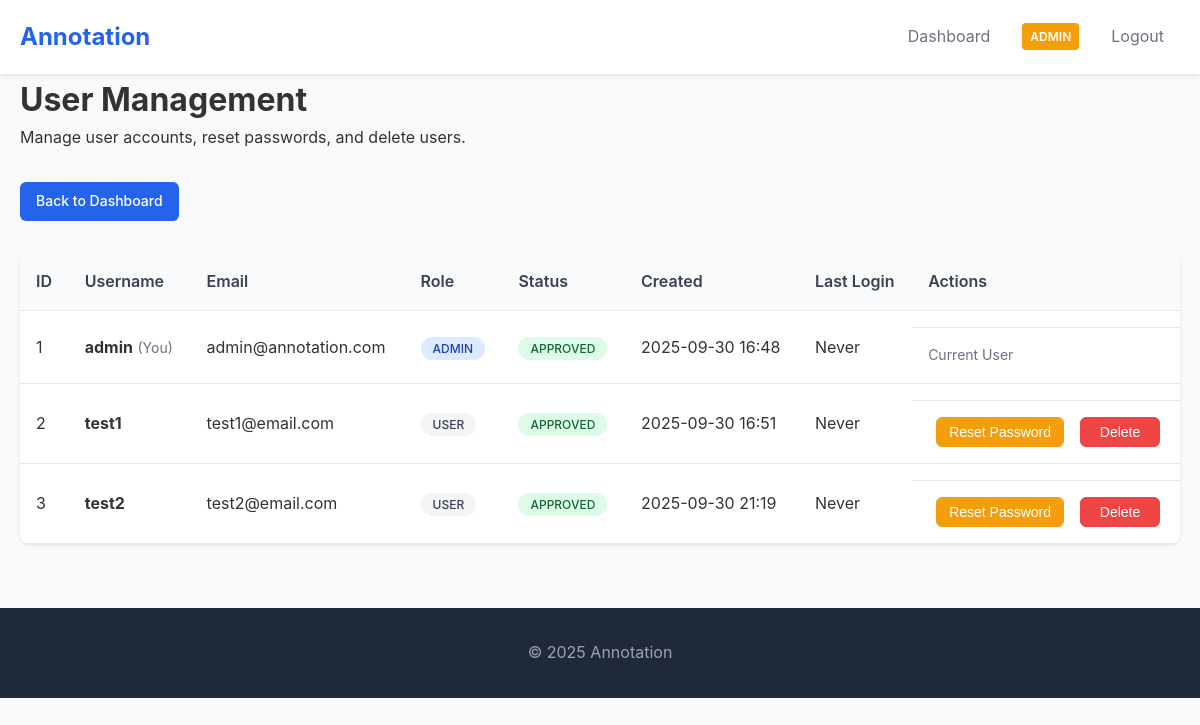
The app's page /admin/users (signed in) with its own data.
### app.py (models this page shows, shortened)
class User(UserMixin, db.Model):
    id = db.Column(db.Integer, primary_key=True)
    username = db.Column(db.String(80), unique=True, nullable=False)
    email = db.Column(db.String(120), unique=True, nullable=False)
    password_hash = db.Column(db.String(120), nullable=False)
    first_name = db.Column(db.String(50), nullable=False)
    last_name = db.Column(db.String(50), nullable=False)
    organization = db.Column(db.String(100), nullable=False)
    position = db.Column(db.String(100), nullable=False)
    phone = db.Column(db.String(20), nullable=False)
    is_approved = db.Column(db.Boolean, default=False)
    is_admin = db.Column(db.Boolean, default=False)
    created_at = db.Column(db.DateTime, default=datetime.utcnow)

### app.py (the view)
@app.route('/admin/users')
@login_required
def manage_users():
    if not current_user.is_admin:
        flash('Access denied. Admin privileges required.', 'error')
        return redirect(url_for('dashboard'))
    users = User.query.all()
    return render_template('manage_users.html', users=users)

### app.py (called while the page is built)
@login_manager.user_loader
def load_user(user_id):
    return User.query.get(int(user_id))

### templates/manage_users.html (shortened to what this page needs)
{% extends "layout.html" %}
{% block content %}
<div class="page-header">
  <h1>User Management</h1>
  <p>Manage user accounts, reset passwords, and delete users.</p>
</div>
<div class="user-management">
  <div class="admin-actions">
    <a href="{{ url_for('dashboard') }}" class="btn btn-secondary">Back to Dashboard</a>
  </div>
  <div class="users-table-container">
    <table class="users-table">
      <thead>
        <tr>
          <th>ID</th>
          <th>Username</th>
          <th>Email</th>
          <th>Role</th>
          <th>Status</th>
          <th>Created</th>
          <th>Last Login</th>
          <th>Actions</th>
        </tr>
      </thead>
      <tbody>
        {% for user in users %}
        <tr class="user-row" data-user-id="{{ user.id }}">
          <td>{{ user.id }}</td>
          <td>
            <strong>{{ user.username }}</strong>
            {% if user.id == current_user.id %}
              <span class="current-user-badge">(You)</span>
            {% endif %}
          </td>
          <td>{{ user.email if user.email else 'N/A' }}</td>
          <td>
            <span class="role-badge {% if user.is_admin %}admin{% else %}user{% endif %}">
              {% if user.is_admin %}Admin{% else %}User{% endif %}
            </span>
          </td>
          <td>
            <span class="status-badge {% if user.is_approved %}approved{% else %}pending{% endif %}">
              {% if user.is_approved %}Approved{% else %}Pending{% endif %}
            </span>
          </td>
          <td>{{ user.created_at.strftime('%Y-%m-%d %H:%M') if user.created_at else 'N/A' }}</td>
          <td>{{ user.last_login.strftime('%Y-%m-%d %H:%M') if user.last_login else 'Never' }}</td>
          <td class="user-actions">
            {% if user.id != current_user.id %}
              <div class="action-buttons">
                <button onclick="resetPassword({{ user.id }}, '{{ user.username }}')"
                        class="btn btn-warning btn-sm">Reset Password</button>
                <button onclick="deleteUser({{ user.id }}, '{{ user.username }}')"
                        class="btn btn-danger btn-sm">Delete</button>
              </div>
            {% else %}
              <span class="current-user-text">Current User</span>
            {% endif %}
          </td>
        </tr>
        {% endfor %}
      </tbody>
    </table>
  </div>
</div>
{% endblock %}

### static/css/style.css (style rules this page uses)
* { margin: 0; padding: 0; box-sizing: border-box; }
body { font-family: -apple-system, BlinkMacSystemFont, 'Segoe UI', Roboto, Oxygen, Ubuntu, Cantarell, sans-serif; line-height: 1.6; color: #333; background-color: #f8f9fa; }
.btn { display: inline-block; padding: 0.75rem 1.5rem; background-color: #2563eb; color: white; text-decoration: none; border-radius: 0.5rem; border: none; cursor: pointer; font-size: 1rem; font-weight: 500; transition: all 0.2s; }
.btn-danger { background-color: #ef4444; color: white; }
.btn-sm { padding: 0.25rem 0.5rem; font-size: 0.875rem; margin-left: 0.5rem; }
.user-actions { display: flex; gap: 0.5rem; margin-top: 1rem; padding-top: 1rem; border-top: 1px solid #e5e7eb; }
.admin-actions { margin-top: 2rem; text-align: center; }
.status-badge { padding: 0.25rem 0.5rem; border-radius: 0.25rem; font-size: 0.75rem; font-weight: 600; text-transform: uppercase; }
.user-actions { margin-top: 2rem; text-align: center; }
.btn-sm { padding: 0.375rem 0.75rem; font-size: 0.875rem; border-radius: 0.375rem; min-width: 85px; text-align: center; display: inline-block; white-space: nowrap; }
.btn-warning { background-color: #f59e0b; color: white; border: 1px solid #f59e0b; }
.btn-danger { background-color: #ef4444; color: white; border: 1px solid #ef4444; }
.admin-actions { display: flex; gap: 1rem; align-items: center; margin-bottom: 2rem; flex-wrap: wrap; }
.admin-actions .btn { padding: 0.5rem 1rem; font-size: 0.875rem; border-radius: 0.375rem; min-width: 150px; text-align: center; display: inline-block; text-decoration: none; white-space: nowrap; }
.user-actions { display: flex; gap: 0.5rem; margin-top: 1rem; }
.user-actions .btn { padding: 0.375rem 0.75rem; font-size: 0.875rem; border-radius: 0.375rem; min-width: 80px; text-align: center; display: inline-block; text-decoration: none; }
.user-management { max-width: 1200px; margin: 0 auto; }
.users-table-container { background: white; border-radius: 0.5rem; overflow: hidden; box-shadow: 0 1px 3px rgba(0, 0, 0, 0.1); margin-top: 2rem; }
.users-table { width: 100%; border-collapse: collapse; }
.users-table th, .users-table td { padding: 1rem; text-align: left; border-bottom: 1px solid #e5e7eb; }
.users-table th { background-color: #f9fafb; font-weight: 600; color: #374151; }
.role-badge { padding: 0.25rem 0.75rem; border-radius: 9999px; font-size: 0.75rem; font-weight: 500; text-transform: uppercase; }
.role-badge.admin { background-color: #dbeafe; color: #1e40af; }
.role-badge.user { background-color: #f3f4f6; color: #374151; }
.status-badge { padding: 0.25rem 0.75rem; border-radius: 9999px; font-size: 0.75rem; font-weight: 500; text-transform: uppercase; }
.status-badge.approved { background-color: #dcfce7; color: #166534; }
.current-user-badge { color: #6b7280; font-size: 0.875rem; font-weight: normal; }
.current-user-text { color: #6b7280; font-size: 0.875rem; }
.user-actions { white-space: nowrap; }
.action-buttons { display: flex; gap: 0.5rem; align-items: center; }

### records on screen
User: id "1", username "admin", shows "(You)", email "admin@annotation.com", is_admin "ADMIN", is_approved "APPROVED", created_at "2025-09-30 16:48", last_login "Never", shows "Current User"
User: id "2", username "test1", email "test1@email.com", is_admin "USER", is_approved "APPROVED", created_at "2025-09-30 16:51", last_login "Never"
User: id "3", username "test2", email "test2@email.com", is_admin "USER", is_approved "APPROVED", created_at "2025-09-30 21:19", last_login "Never"
